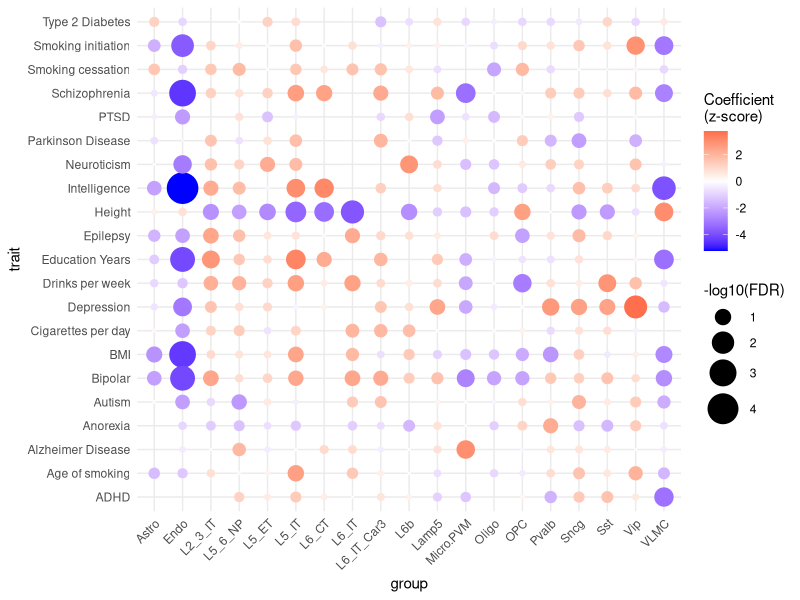
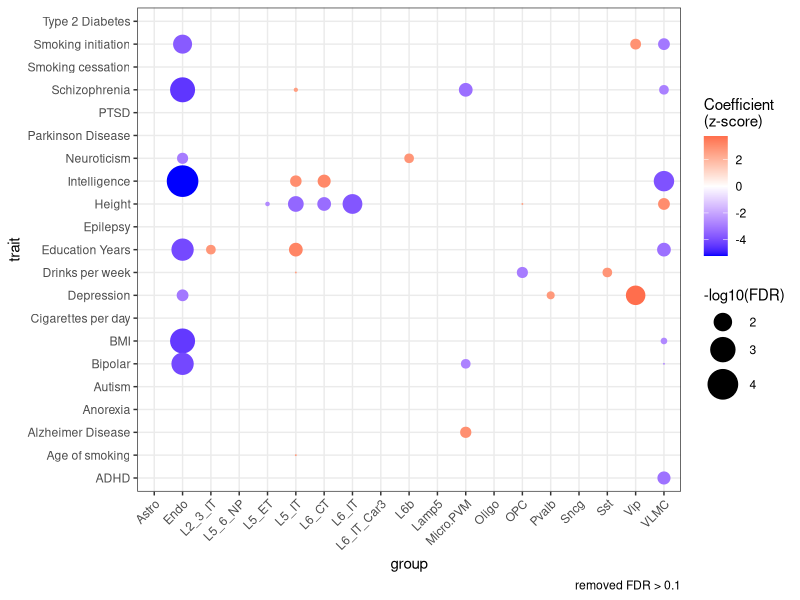

R code for these plots, in order:
setwd('/dcs04/lieber/marmaypag/spatialdACC_LIBD4125/spatialdACC/')

library(ggplot2)
library(RColorBrewer)
library(here)

###load LDSC results
ldsc_results <- read.csv(file=here::here('code','17_LDSC',
                         'snRNA-seq','ldsc_results.csv'))

##########dotplots#############
###make -log10FDR column
ldsc_results$log10fdr <- -log10(ldsc_results$FDR)

####to make nmf only###
#ldsc_results <- ldsc_results[ldsc_results$cell %in% paste0('nmf',c(1:100)),]

####to remove FDR > 0.05
#ldsc_results<-ldsc_results[ldsc_results$FDR<0.05,]

###plot
pdf(here('plots','17_LDSC','snRNA-seq','ldsc_results.pdf'),width=10,height=10)

ggplot(ldsc_results, aes(x = cell, y = trait, size = log10fdr, color = Coefficient_z.score)) +
    geom_point() +
    scale_size_continuous(range = c(0, 10)) + # Set minimum size to zero for the size scale
    scale_color_gradient2(low = 'blue', high = 'red', midpoint = 0,
                          name = "Coefficient\n(z-score)") +
    theme_minimal() +
    theme(axis.text.x = element_text(angle = 45, hjust = 1)) +
    labs(size = "-log10(FDR)",x='group')

ggplot(ldsc_results, aes(x = cell, y = trait, size = ifelse(FDR > 0.1, NA, log10fdr), color = Coefficient_z.score)) +
    geom_point() +
    scale_size_continuous(range = c(0, 10)) + # Set minimum size to zero for the size scale
    scale_color_gradient2(low = 'blue', high = 'red', midpoint = 0,
                          name = "Coefficient\n(z-score)") +
    theme_bw() +
    theme(axis.text.x = element_text(angle = 45, hjust = 1)) +
    labs(size = "-log10(FDR)",x='group',
         caption = "removed FDR > 0.1")

dev.off()
